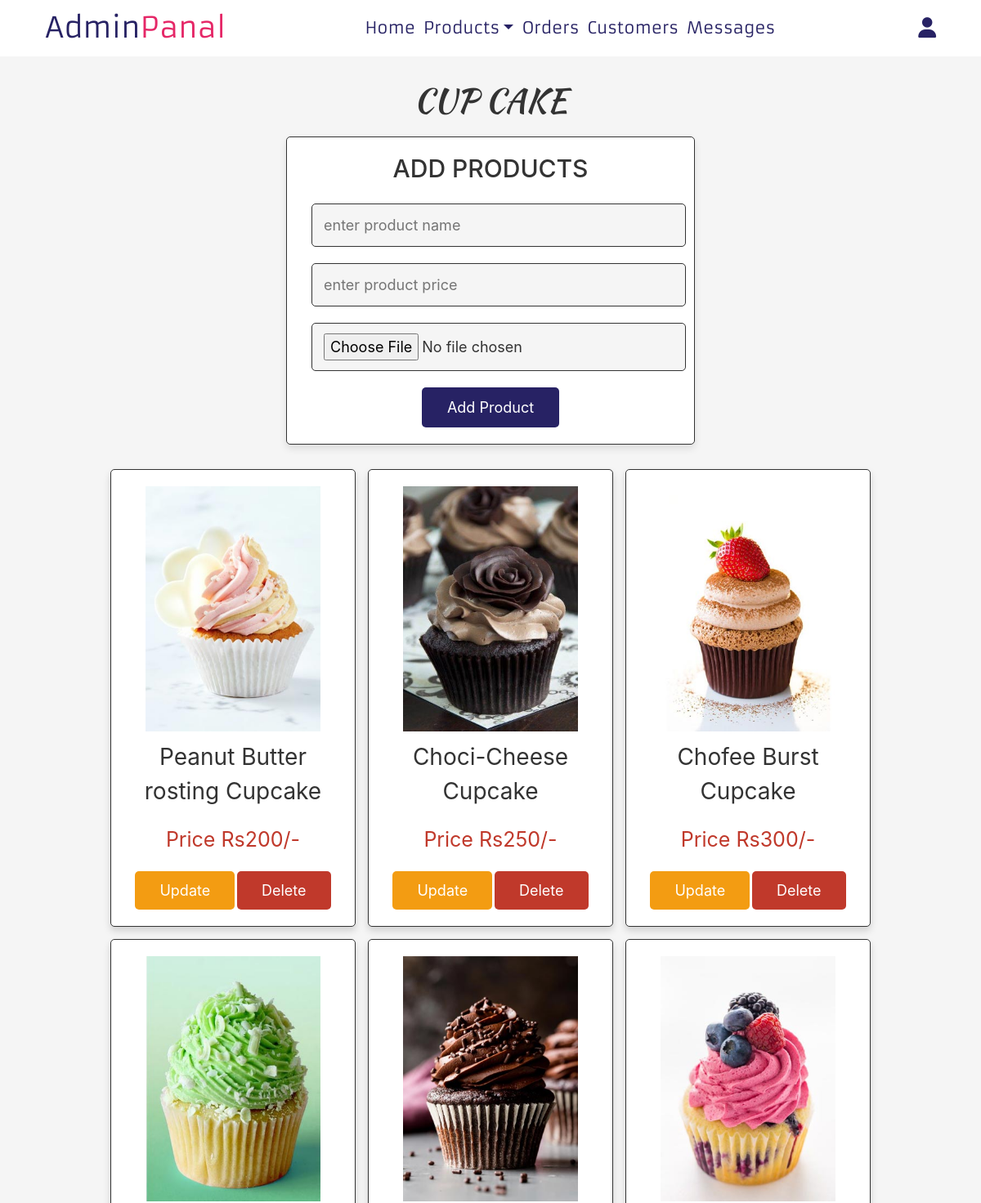
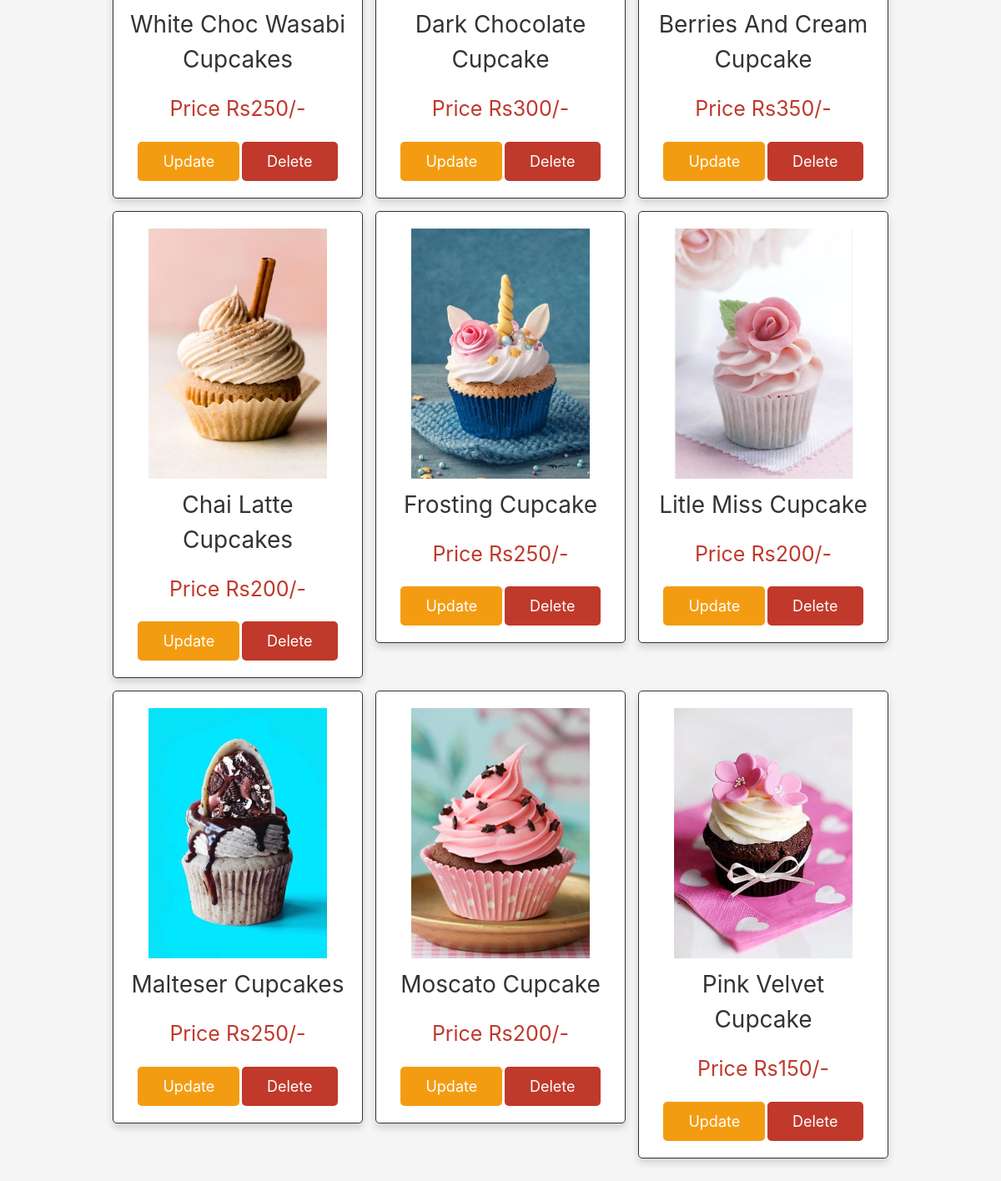
/Cake/Admin/cup-cake.php (signed in), run on the app's committed database (2 pictures, top to bottom).
### tables this page shows
CREATE TABLE `cup` (
  `id` int(100) NOT NULL,
  `name` varchar(100) NOT NULL,
  `price` int(100) NOT NULL,
  `image` varchar(100) NOT NULL
);

### Cake/Admin/cup-cake.php (the view, shortened to what this page needs)
<?php
$conn = mysqli_connect('localhost', 'root', '', 'cake') or die('connection failed');
?>
<!DOCTYPE html>
<html lang="en">
<head>
<link href="../bootstrap/css/bootstrap.min.css" rel="stylesheet" >
<link href="source/css/admin_style.css" rel="stylesheet">
</head>
<body>
<?php
    include 'nav/admin_nav.php'
?>
<section class="add-products">
    <h1 class="title">cup cake</h1>
    <form action="" method="POST" enctype="multipart/form-data">
        <h3>add products</h3>
        <input type="text" name="name" class="box" placeholder="enter product name" required>
        <input type="number" name="price" min="0" class="box" placeholder="enter product price" required>
        <input type="file" name="image" accept="image/jpg, image/jpeg, image/png" class="box" required>
        <input type="submit" value="add product" name="add_products" class="btn">
    </form>
</section>
<section class="show-products">
    <div class="box-container">
        <?php
            $query_img = "SELECT * FROM cup";
            $select_products = mysqli_query($conn, $query_img);
            if(mysqli_num_rows($select_products) > 0){
                while($fetch_products = mysqli_fetch_assoc($select_products)){
        ?>
        <div class="box shadow">
            <img src="uploarded_img/<?php echo $fetch_products['image']; ?>" alt="">
            <div class="name"><?php echo $fetch_products['name']; ?></div>
            <div class="price">Price Rs<?php echo $fetch_products['price']; ?>/-</div>
            <a href="cup-cake.php?update=<?php echo $fetch_products['id']; ?>" class="option-btn">update</a>
            <a href="cup-cake.php?delete=<?php echo $fetch_products['id']; ?>" class="delete-btn" onclick="return confirm('Delete this product?');">delete</a>
        </div>
        <?php
        }
            }else{
                echo '<p class="empty">no product added yet!</p>';
            }
        ?>
    </div>
</section>
</body>
</html>

### Cake/Admin/source/css/admin_style.css (style rules this page uses)
:root { --pink: #E52767; --red: #c0392b; --orange: #f39c12; --black: #333; --white: #fff; --light-color: #666; --light-white: #ccc; --light-bg: #f5f5f5; --border: .1rem solid var(--black); --box-shedow: 0 .5rem 1rem rgba(0,0,0,.1); }
html { font-size: 62.5%; overflow-x: hidden; }
body { background-color: var(--light-bg); }
section { padding: 3rem 2rem; }
.title { text-align: center; margin-bottom: 2rem; text-transform: uppercase; color: var(--black); font-size: 4rem; font-family: 'kaushan_scriptregular'; }
.btn, .option-btn, .delete-btn, .white-btn { display: inline-block; margin-top: 1rem; padding: 1rem 3rem; cursor: pointer; color: var(--white); font-size: 1.8rem; border-radius: .5rem; text-transform: capitalize; }
.btn { background-color: #272264; }
.option-btn { background-color: var(--orange); }
.delete-btn { background-color: var(--red); }
.add-products form { background-color: var(--white); border-radius: .5rem; padding: 2rem; text-align: center; box-shadow: var(--box-shedow); border: var(--border); max-width: 50rem; margin: 0 auto; }
.add-products form h3 { font-size: 30px; text-transform: uppercase; color: var(--black); margin-bottom: 1.5rem; }
.add-products form .box { width: 100%; background-color: var(--light-bg); border-radius: .5rem; margin: 1rem; padding: 1.2rem 1.4rem; color: var(--black); font-size: 1.8rem; border: var(--border); }
.show-products { padding-top: 0; }
.show-products .box-container { display: grid; grid-template-columns: repeat(auto-fit, 30rem); justify-content: center; gap: 1.5rem; max-width: 1200px; margin: 0 auto; align-items: flex-start; }
.show-products .box-container .box { text-align: center; padding: 2rem; border-radius: .5rem; border: var(--border); box-shadow: var(--box-shedow); background-color: var(--white); }
.show-products .box-container .box img { height: 30rem; }
.show-products .box-container .box .name { padding: 1rem 0; font-size: 28px; color: var(--black); }
.show-products .box-container .box .price { padding: 1rem 0; font-size: 2.5rem; color: var(--red); }

### data on the page
cup: image (picture), name "Peanut Butter rosting Cupcake", price "200"
cup: image (picture), name "Choci-Cheese Cupcake", price "250"
cup: image (picture), name "Chofee Burst Cupcake", price "300"
cup: image (picture), name "White Choc Wasabi Cupcakes", price "250"
cup: image (picture), name "Dark Chocolate Cupcake", price "300"
cup: image (picture), name "Berries And Cream Cupcake", price "350"
cup: image (picture), name "Chai Latte Cupcakes", price "200"
cup: image (picture), name "Frosting Cupcake", price "250"
cup: image (picture), name "Litle Miss Cupcake", price "200"
cup: image (picture), name "Malteser Cupcakes", price "250"
cup: image (picture), name "Moscato Cupcake", price "200"
cup: image (picture), name "Pink Velvet Cupcake", price "150"
